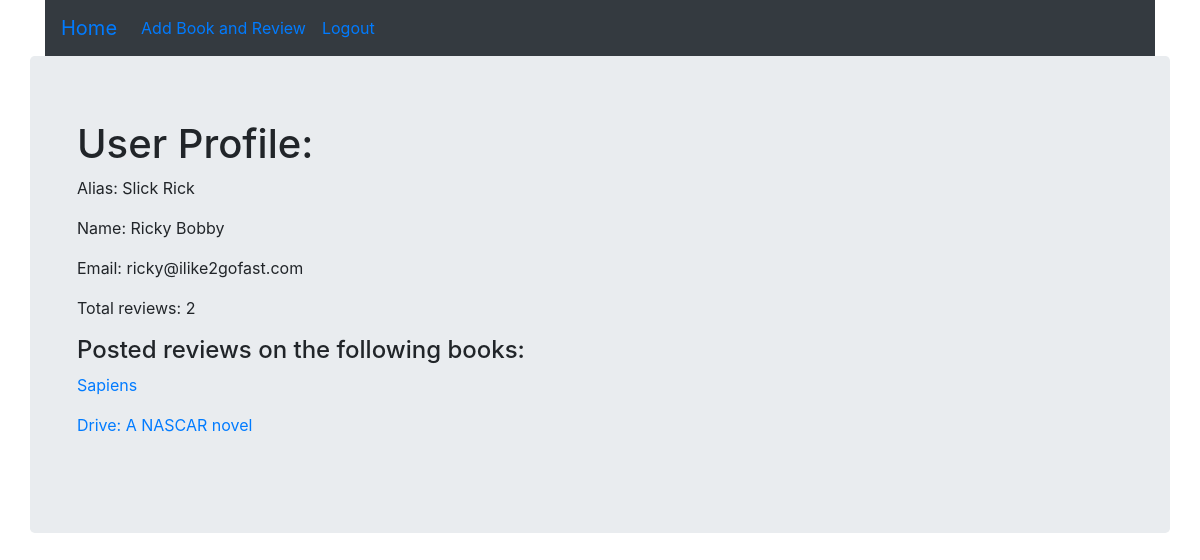
The page /users/2 (signed in) on the database its author committed.
### dojoReadsApp/models.py (models this page shows)
class User(models.Model):
    name = models.CharField(max_length=255)
    alias = models.CharField(max_length=255)
    email = models.CharField(max_length=255)
    password = models.CharField(max_length=255, null = True)
    created_at = models.DateTimeField(auto_now_add=True)
    updated_at = models.DateTimeField(auto_now=True)
    objects = userManager()

class Review(models.Model):
    review = models.TextField()
    rating = models.IntegerField()
    user = models.ForeignKey(User, related_name="reviews", on_delete = models.CASCADE)
    book = models.ForeignKey(Book, related_name="reviews", on_delete = models.CASCADE)
    created_at = models.DateTimeField(auto_now_add=True)
    updated_at = models.DateTimeField(auto_now=True)

class Book(models.Model):
    title = models.CharField(max_length=255)
    author = models.CharField(max_length=255)
    created_at = models.DateTimeField(auto_now_add=True)
    updated_at = models.DateTimeField(auto_now=True)

### dojoReadsApp/views.py (the view)
# urls.py: path('users/<int:userID>', views.userPage),
def userPage(request, userID):
    if 'userID' in request.session:
        context = {
            'user' : User.objects.get(id=userID),
            'reviews' : Review.objects.filter(user=User.objects.get(id=userID))
        }
        return render(request, 'userPage.html', context)
    return redirect ('/')

### dojoReadsApp/templates/userPage.html (shortened to what this page needs)
<!DOCTYPE html>
<html lang="en">
<head>
    <link rel="stylesheet" href="https://stackpath.bootstrapcdn.com/bootstrap/4.3.1/css/bootstrap.min.css"></head>
<body>
    <div class="container">
        <div class="navbar navbar-expand bg-dark">
            <ul class="navbar-nav">
                <li class="nav-item active">
                    <a class="navbar-brand" href="/books">Home</a>
                </li>
                <li class="nav-item">
                    <a class="nav-link active" href="/books/add">Add Book and Review</a>
                </li>
                <li class="nav-item">
                    <a class="nav-link active" href="/logout">Logout</a>
                </li>
            </ul>
        </div>
        <div class="jumbotron row">
            <div class="form-group col">
                <h1>User Profile:</h1>
                <p>Alias: {{user.alias}}</p>
                <p>Name: {{user.name}}</p>
                <p>Email: {{user.email}}</p>
                <p>Total reviews: {{user.reviews.count}}</p>
                <h4>Posted reviews on the following books:</h4>
                    {% for review in reviews %}
                        <p><a href="/books/{{review.book.id}}">{{review.book.title}}</a></p>
                    {% endfor %}
            </div>
        </div>
    </div>
</body>
</html>

### rows shown on the page
User: alias "Slick Rick", name "Ricky Bobby", email "ricky@ilike2gofast.com", reviews.count "2"
Review: book "Sapiens"
Review: book "Drive: A NASCAR novel"
